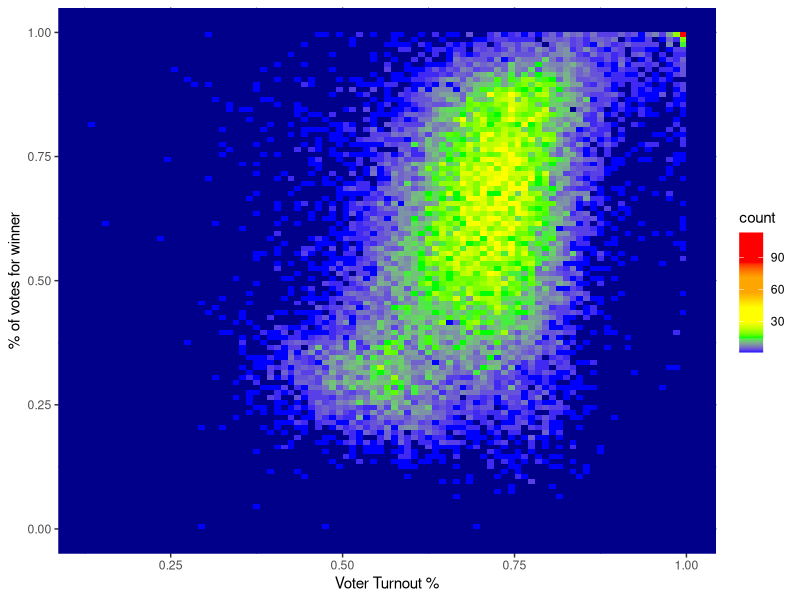

Write the R code that produced this figure. (Note: this script raises an error after producing the figure.)
setwd('~/Desktop/uganda')
library(ggplot2)

## read in the data
data <- read.csv("election-results.csv",colClasses=c("numeric", rep("character",5),rep("numeric",12)), header = TRUE)

## get voter turnout number
data$totalper <- data$TOTAL.VOTES / data$REG.VOTERS

## percentage for the winner
data$winnervalid <- data$YOWERI..KAGUTA.MUSEVENI / data$VALID.VOTES

## order
data_sort <- data[order(data$totalper, decreasing = TRUE),]

## make fingerprint plot
d1 <- ggplot(as.data.frame(cbind(data$totalper, data$winnervalid)),aes(data$totalper, data$winnervalid))
d1 + geom_bin2d(bins=100) +
  scale_fill_gradientn(colours= c('blue','green','yellow','yellow','orange','orange','red','red','red')) +
  theme(panel.background = element_rect(fill = 'darkblue'), panel.grid.major = element_line(colour = 'darkblue'), panel.grid.minor = element_line(colour= 'darkblue')) +
  labs(x = "Voter Turnout %", y = "% of votes for winner")

## find polling stations with anomalous results
unlikely <- data[data$totalper == 1 & data$winnervalid > 0.9, ]
unlikely_districts <- count(unlikely$DISTRICT)
sum(unlikely$YOWERI..KAGUTA.MUSEVENI)
